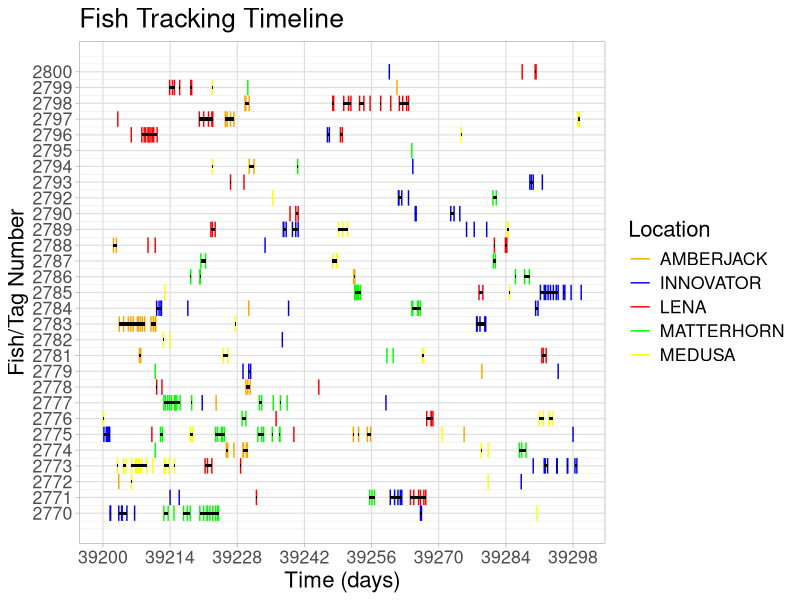
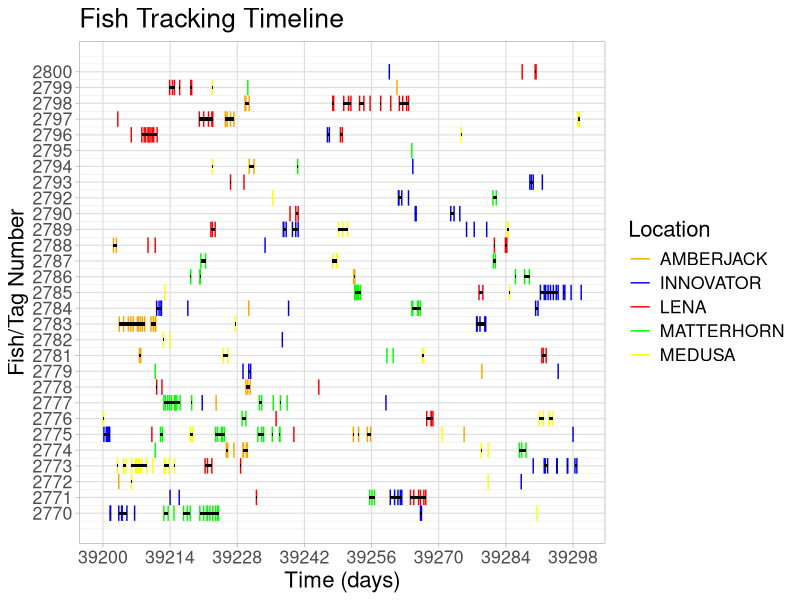
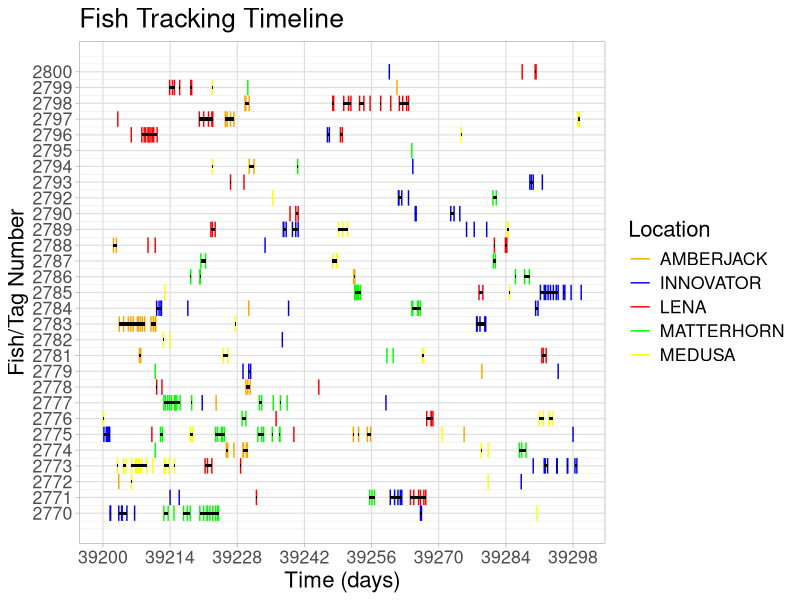

Reproduce these figures in R, in order.
# Plots tag detection events around fixed sites
library("tidyverse")
setwd("~/fish") #change this to your working directory

#load and prep data
fish.data <- read_csv("simulated_data.csv")
fish.data$Time <- as.numeric(fish.data$Time)
fish.data$Location <- as.factor(fish.data$Location)

#make an index of tags (fish) to set plot order
tags <- unique(fish.data$Fish)
tagindex <- data.frame(Fish=tags, tagindex=1:length(tags))
fish.data <- fish.data %>% left_join(tagindex,by="Fish")

#set colors manually for locations (alphabetical order)
location.colors <-c("orange","blue","red","green","yellow")

#set minimum and maximum time to plot
mintime <- round(min(fish.data$Time),0) 
maxtime <- round(max(fish.data$Time),0)
timestep <- 14 # x-axis tick every 2 weeks

#a fish is considered to have left a location after this amount of time
max.absence <- 1 #1 days

#create tibble to store boxes that define when a fish visit begins and ends
boxes <- tibble(
  tagindex=numeric(),
  Location=character(),
  VisitStart=numeric(),
  VisitEnd=numeric()
)

#find fish visit start and stop times
for(tag in 1:length(tags)) {
  tag.data <- fish.data %>% filter(tagindex == tag)
  for(loc in levels(fish.data$Location)) {
    tag.loc.data <- tag.data %>% filter(Location == loc) %>% arrange(Time)
    if (nrow(tag.loc.data) > 0) {
      boxstart <- tag.loc.data$Time[1]
      boxlast <- boxstart
      if (nrow(tag.loc.data) > 1) {
        for (obs in 2:nrow(tag.loc.data)) {
          obs.time <- tag.loc.data$Time[obs]
          if ((obs.time - boxlast) > max.absence) {
            #add a box start-stop record
            boxes <- boxes %>% add_row(tagindex=tag, Location=loc, VisitStart=boxstart, VisitEnd=boxlast)
            boxstart <- obs.time
            boxlast <- boxstart
          } else {
            boxlast <- obs.time
          }
        }
      }
      #deal with last one and single obs
      boxes <- boxes %>% add_row(tagindex=tag, Location=loc, VisitStart=boxstart, VisitEnd=boxlast)      
    }
  }
}

#save calculated fish visit start and stop times to a CSV file
write_csv(boxes %>%  left_join(tagindex,by="tagindex")
          %>% select(Fish,Location,VisitStart,VisitEnd), "visit_start_stop_calcs.csv")

#create the plot
fish.plot <- ggplot() +
  theme_light() +
  theme(panel.grid.major = element_line(size = 0.4),
        text = element_text(size=16)) +
  scale_x_continuous(breaks = seq(mintime, maxtime, by = timestep), minor_breaks=FALSE ) +
  scale_y_continuous(breaks = seq(1, length(tags), by = 1), labels=tags) +
  scale_color_manual(values=location.colors) +
  ggtitle("Fish Tracking Timeline") +
  xlab("Time (days)") +
  ylab("Fish/Tag Number") +
  geom_segment(data=fish.data, aes(x=Time, xend=Time, y = tagindex - 0.49, yend = tagindex + 0.49, color=Location), size=.5) +
  geom_rect(data=boxes, mapping=aes(xmin=VisitStart-0.05, xmax=VisitEnd+0.05, ymin=tagindex - 0.10, ymax=tagindex + 0.10), fill="black") 
  
fish.plot #show the plot

#save a png
png(filename="fishplot.png", width=1200, height=1000)
fish.plot
dev.off()

#save a pdf
pdf(file="fishplot.pdf", width=12, height=10)
fish.plot
dev.off()

